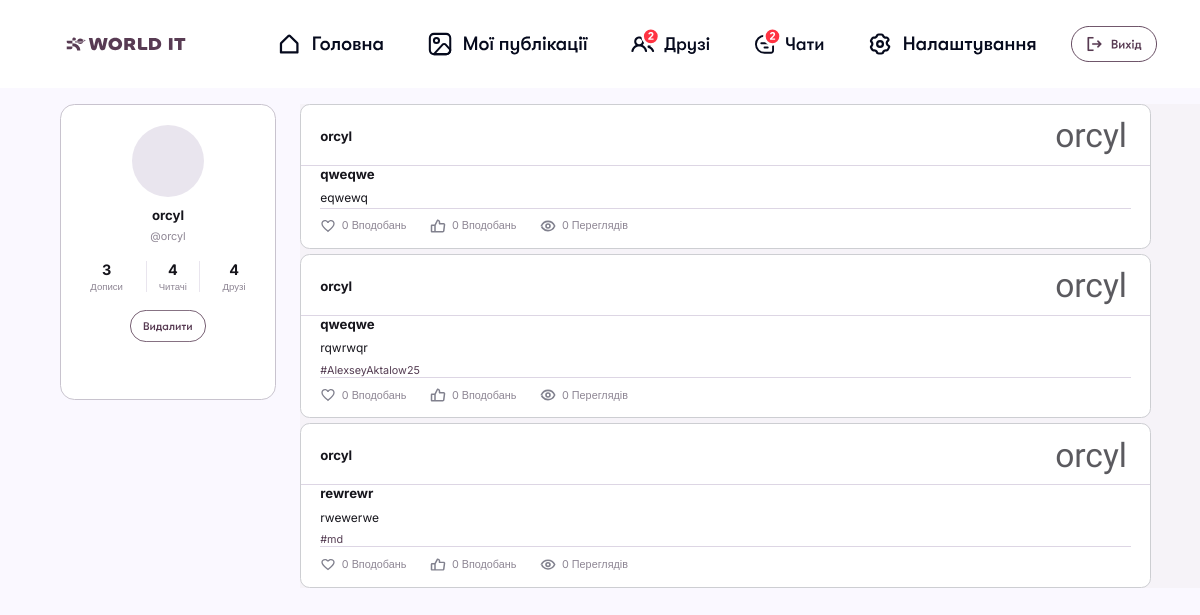
/user/profile/10/ (signed in), run on an earlier commit of the app's database.
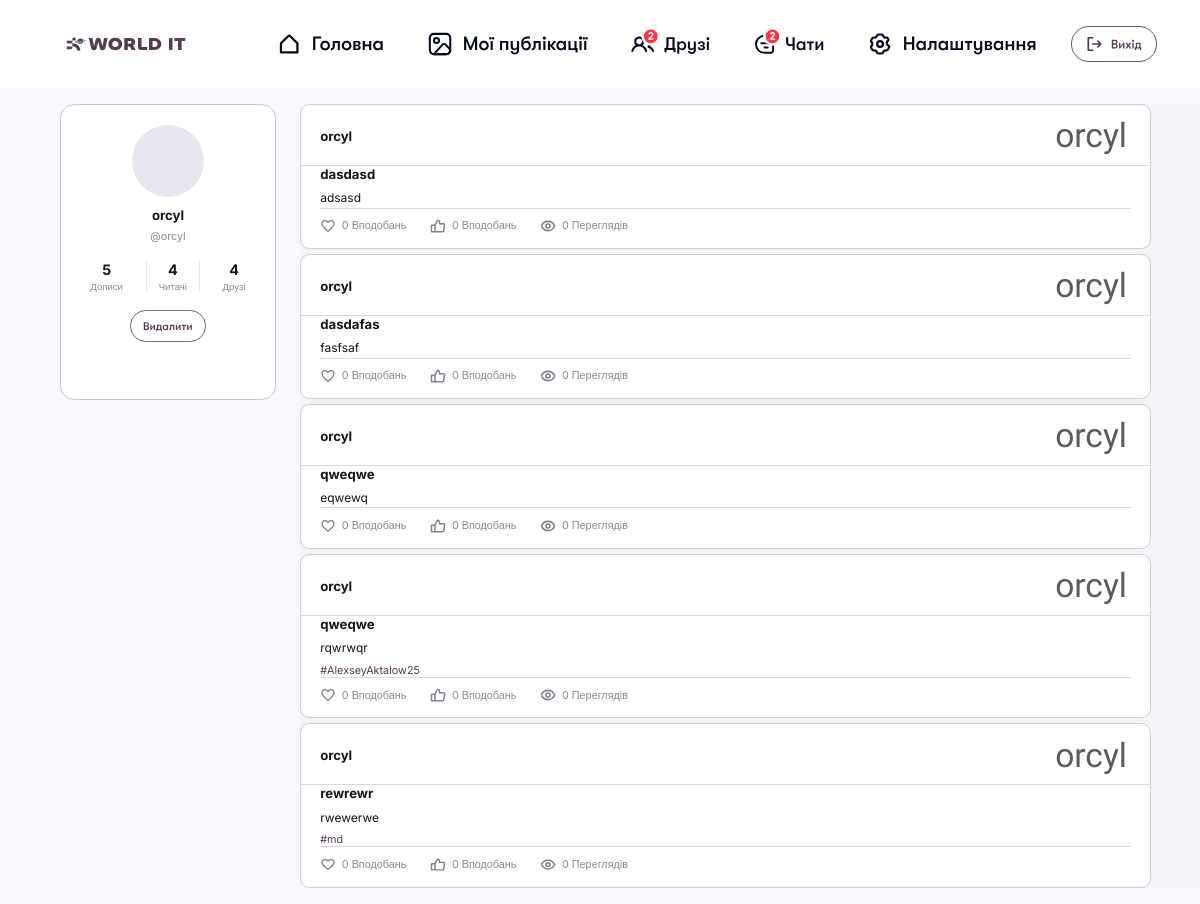
And on a later commit of the database.
### user_app/models.py (models this page shows)
class User(AbstractUser):
    username = models.CharField(
        max_length=150,
        blank=True,
        null=True
    )
    email = models.EmailField(
        unique=True
    )
    USERNAME_FIELD = 'email'
    REQUIRED_FIELDS = []

### post_app/models.py (models this page shows, shortened)
class Post(models.Model):
    title = models.CharField(max_length=250)
    topic = models.CharField(max_length=250, blank= True, null=True)
    content= models.CharField(max_length=700)
    created_at= models.DateField(auto_now_add=True)
    updated_at= models.DateField(auto_now=True)
    author= models.ForeignKey(to= 'user_app.User', on_delete= models.CASCADE, related_name = 'user')
    tags= models.ManyToManyField(to= 'Tag', related_name = 'tags')

class Tag(models.Model):
    name = models.CharField(max_length=100)

### user_app/views.py (the view)
# urls.py: path('profile/<int:user_id>/', UserProfileView.as_view(), name='user-profile'),
class UserProfileView(LoginRequiredMixin, View):
    login_url = '/auth-form/'
    def get(self, request, user_id):
        profile_user = User.objects.get(id=user_id)
        posts = profile_user.user.all().order_by('-created_at')
        requests_ids = [u.id for u in get_users_by_section(request.user, 'requests')]
        friends_ids = [u.id for u in get_users_by_section(request.user, 'friends')]
        if profile_user == request.user:
            relation = 'self'
        elif profile_user.id in requests_ids:
            relation = 'incoming_request'
        elif profile_user.id in friends_ids:
            relation = 'friend'
        else:
            relation = 'stranger'
        posts_count = profile_user.user.count()
        friends_count = get_users_by_section(profile_user, 'friends').count()
        return render(request, 'user_app/user_profile.html', {
            'profile_user': profile_user,
            'posts': posts,
            'relation': relation,
            'posts_count': posts_count,
            'friends_count': friends_count,
        })

### user_app/utils/friends_filter.py (called while the page is built, shortened)
def get_users_by_section(user, section, hidden_ids=None):
    if section == "requests":
        return User.objects.filter(
            sent_friendships__to_user=user,
            sent_friendships__status="pending"
        ).order_by("id")
    if section == "friends":
        sent_ids = list(user.sent_friendships.filter(status="accepted").values_list("to_user_id", flat=True))
        received_ids = list(user.received_friendships.filter(status="accepted").values_list("from_user_id", flat=True))
        return User.objects.filter(id__in=sent_ids + received_ids).order_by("id")

### user_app/templates/user_app/user_profile.html (shortened to what this page needs)
{% extends "base.html" %}
{% load static %}
{% block links %}
<link rel="stylesheet" href="{% static 'post_static/post_index.css' %}">
<link rel="stylesheet" href="{% static 'user_static/user_index.css' %}">
{% endblock %}
{% block content %}
<div class="profile-page">
    <div class="profile-card">
        <div class="profile-avatar">
        </div>
        <span class="profile-name">{{ profile_user.first_name|default:profile_user.username }}</span>
        <span class="profile-username">@{{ profile_user.username }}</span>
        <div class="profile-stats">
            <div class="profile-stat">
                <span class="profile-stat-number">{{ posts_count }}</span>
                <span class="profile-stat-label">Дописи</span>
            </div>
            <div class="profile-stat profile-stat--bordered">
                <span class="profile-stat-number">{{ friends_count }}</span>
                <span class="profile-stat-label">Читачі</span>
            </div>
            <div class="profile-stat">
                <span class="profile-stat-number">{{ friends_count }}</span>
                <span class="profile-stat-label">Друзі</span>
            </div>
        </div>
        <div class="profile-actions">
            {% if relation == 'incoming_request' %}
                <form method="POST" action="{% url 'friend-action' 'accept' %}">
                    {% csrf_token %}
                    <input type="hidden" name="user_id" value="{{ profile_user.id }}">
                    <button type="submit" class="profile-action-btn">
                        <img src="{% static 'images/AcceptButton.svg' %}" alt="Підтвердити">
                    </button>
                </form>
                <form method="POST" action="{% url 'friend-action' 'reject' %}">
                    {% csrf_token %}
                    <input type="hidden" name="user_id" value="{{ profile_user.id }}">
                    <button type="submit" class="profile-action-btn">
                        <img src="{% static 'images/DeleteButton.svg' %}" alt="Відхилити">
                    </button>
                </form>
            {% elif relation == 'friend' %}
                <form method="POST" action="{% url 'friend-action' 'delete' %}">
                    <button type="submit" class="profile-action-btn">
                        <img src="{% static 'images/DeleteButton.svg' %}" alt="Видалити з друзів">
                    </button>
                </form>
            {% endif %}
        </div>
    </div>
    <section class="posts-feed profile-feed">
        <div id="post-list">
            {% for post in posts %}
            <div class="post-card">
                <div class="post-card-header">
                    <div class="post-card-author">
                        <span class="post-author-name">{{ post.author.username }}</span>
                    </div>
                    <span class="post-author-signature">{{ post.author.username }}</span>
                </div>
                <div class="post-card-body">
                    <h2 class="post-card-title">{{ post.title }}</h2>
                    <p class="post-card-content">{{ post.content }}</p>
                    {% if post.tags.all %}
                        <div class="post-card-tags">
                            {% for tag in post.tags.all %}
                                <span class="post-card-tag">#{{ tag.name }}</span>
                            {% endfor %}
                        </div>
                    {% endif %}
                </div>
                <div class="post-card-footer">
                    <span class="post-card-stat">
                        <img src="{% static 'images/Component 5 (2).svg' %}" alt="">
                        {{ post.likes.count }} Вподобань
                    </span>
                    <span class="post-card-stat">
                        <img src="{% static 'images/Component 5 (3).svg' %}" alt="">
                        {{ post.hearts.count }} Вподобань
                    </span>
                    <span class="post-card-stat">
                        <img src="{% static 'images/eye.svg' %}" alt="">
                        {{ post.views.count }} Переглядів
                    </span>
                </div>
            </div>
            {% endfor %}
        </div>
    </section>
</div>
{% endblock %}

### templates/base.html (shortened to what this page needs)
{% load static %}
<!DOCTYPE html>
<html lang="ru">
<head>
    <link rel="stylesheet" href="{% static 'css/base.css' %}">
    {% block links %}<link href="https://fonts.googleapis.com/css2?family=Nunito:wght@400;500;600;700&display=swap" rel="stylesheet">{% endblock %}
</head>
<body>
{% block header %}
    <header class="header">
        <div class="container">
            <img src="{% static 'images/wia.svg' %}" alt="wia" class="logo">
            <div class="navitems">
                <a href="/" class="{% if request.path == '/' %}active{% endif %}">
                    <img src="{% static 'images/Frame 1000002425.svg' %}" alt="Головна">
                </a>
                <a href="/post" class="{% if '/post' in request.path %}active{% endif %}">
                    <img src="{% static 'images/Frame 1000002427.svg' %}" alt="Мої публікації">
                </a>
                <a href="/friends" class="{% if '/friends' in request.path %}active{% endif %}">
                    <img src="{% static 'images/Frame 1000002426.svg' %}" alt="Друзі">
                </a>
                <a href="/chat/" class="{% if '/chat' in request.path %}active{% endif %}">
                    <img src="{% static 'images/Frame 1000002428.svg' %}" alt="Чати">
                </a>
                <a href="/" class="{% if '/settings' in request.path %}active{% endif %}">
                    <img src="{% static 'images/Frame 1000002429.svg' %}" alt="Налаштування">
                </a>
            </div>
            <a class="exit-knop" href="{% url 'logout' %}">
                <img src="{% static 'images/Button.svg' %}" alt="Вихід">
            </a>
        </div>
    </header>
{% endblock %}
<main>
    {% block content %}{% endblock %}
</main>
</body>
</html>

### static/css/base.css (style rules this page uses)
body { margin: 0; min-height: 100vh; background-color: #FAF8FF; overflow-x: hidden; }
html, body { overflow-x: hidden; }
h1, p { margin: 0; }
button { font: sans-serif; }
.header { width: 100%; position: sticky; top: 0; z-index: 100; background-color: #FFFFFF; display: flex; flex-direction: column; }
.container { width: 100%; min-height: 11vh; padding: 3vh clamp(2.5vw, 5.5vw, 8vw) 3vh clamp(2.5vw, 5.5vw, 8vw); box-sizing: border-box; display: flex; align-items: center; flex-wrap: nowrap; }
.logo { width: 10vw; height: auto; display: block; flex-shrink: 0; }
.navitems { position: static; display: flex; align-items: center; gap: 2vw; height: 4.3vh; flex-shrink: 0; margin-left: auto; }
.navitems a { position: relative; display: flex; align-items: center; justify-content: center; border-radius: 0.6vw; transition: transform 0.1s ease; }
.navitems a img { display: block; height: 4.3vh; width: auto; }
.navitems a::before { content: ""; position: absolute; top: -0.8vh; bottom: -0.8vh; left: -0.6vw; right: -0.6vw; background-color: #EAE6F7; border-radius: 0.6vw; opacity: 0; transition: opacity 0.2s ease; z-index: -1; }
.exit-knop { width: auto; display: inline-block; padding: 0; margin-left: 2vw; margin-right: -1.9vw; flex-shrink: 0; }
.exit-knop img { display: block; height: 4.5vh; width: auto; }

### post_app/static/post_static/post_index.css (style rules this page uses)
.posts-feed { background: #F6F3F8; display: flex; flex-direction: column; align-items: flex-start; gap: 0.5vh; padding: 1.5vh 1.8vw 2.2vh calc(clamp(18vw, 18vw, 25vw) + 5vw + 1.8vw); box-sizing: border-box; min-width: 100vw; }
.post-card { width: 70.9vw; background: #FFFFFF; border: 0.07vw solid #CDCED2; border-radius: 0.8vw; padding: 1.8vh 1.6vw; display: flex; flex-direction: column; box-sizing: border-box; overflow: hidden; }
.post-card-header { display: flex; justify-content: space-between; align-items: center; padding-bottom: 1.5vh; margin-left: -1.6vw; margin-right: -1.6vw; padding-left: 1.6vw; padding-right: 1.6vw; border-bottom: 0.07vw solid #DDD6E4; }
.post-card-author { display: flex; align-items: center; gap: 0.8vw; }
.post-card-body { display: flex; flex-direction: column; gap: 0.8vh; }
.post-card-title { font-size: 1.1vw; font-weight: 700; color: #16151C; margin: 0; }
.post-card-content { font-size: 1vw; color: #16151C; line-height: 1.6; margin: 0; }
.post-card-tags { display: flex; flex-wrap: wrap; gap: 0.3vw; }
.post-card-tag { color: #543C52; font-size: 0.9vw; }
.post-card-footer { display: flex; gap: 2vw; padding-top: 1.2vh; border-top: 0.07vw solid #DDD6E4; align-items: center; }
.post-card-stat { display: flex; align-items: center; gap: 0.5vw; font-size: 0.9vw; color: #8D8593; cursor: pointer; }
.post-card-stat img { width: 1.3vw; height: 1.3vw; }
.post-author-signature { font-family: 'Sacramento', cursive; font-size: 2.8vw; color: #16151C; opacity: 0.7; margin-left: auto; padding-right: 0.3vw; line-height: 1; }
.post-author-name { font-family: 'Inter', sans-serif; font-weight: 700; font-size: 1.1vw; line-height: 1.4; letter-spacing: -0.005em; color: #16151C; }
#post-list { display: flex; flex-direction: column; gap: 0.6vh; }

What changed in the data, as far as the page shows it:
added Post: author.username "orcyl", title "dasdasd", content "adsasd", likes.count "0", hearts.count "0", views.count "0"
added Post: author.username "orcyl", title "dasdafas", content "fasfsaf", likes.count "0", hearts.count "0", views.count "0"
Also different on the page:
{{ posts_count }}: "3" → "5"
